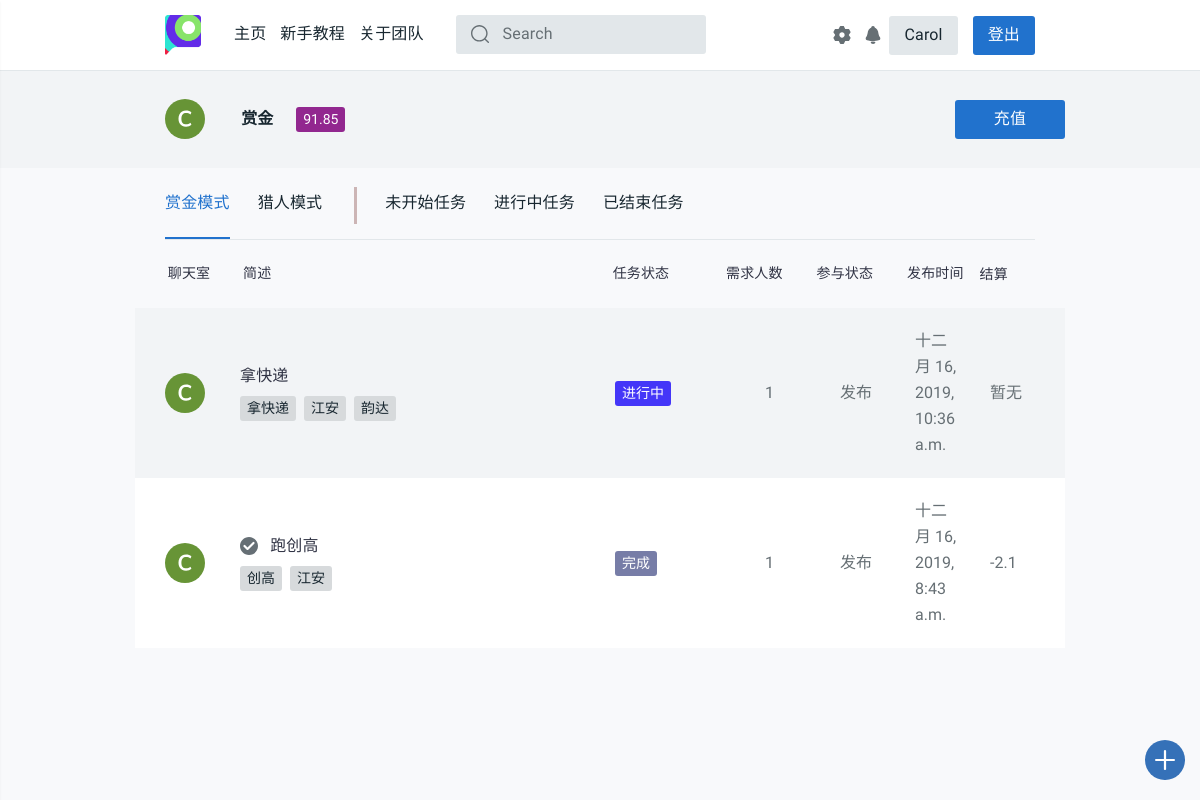
The page /profile/ (signed in) on the database as committed earlier.
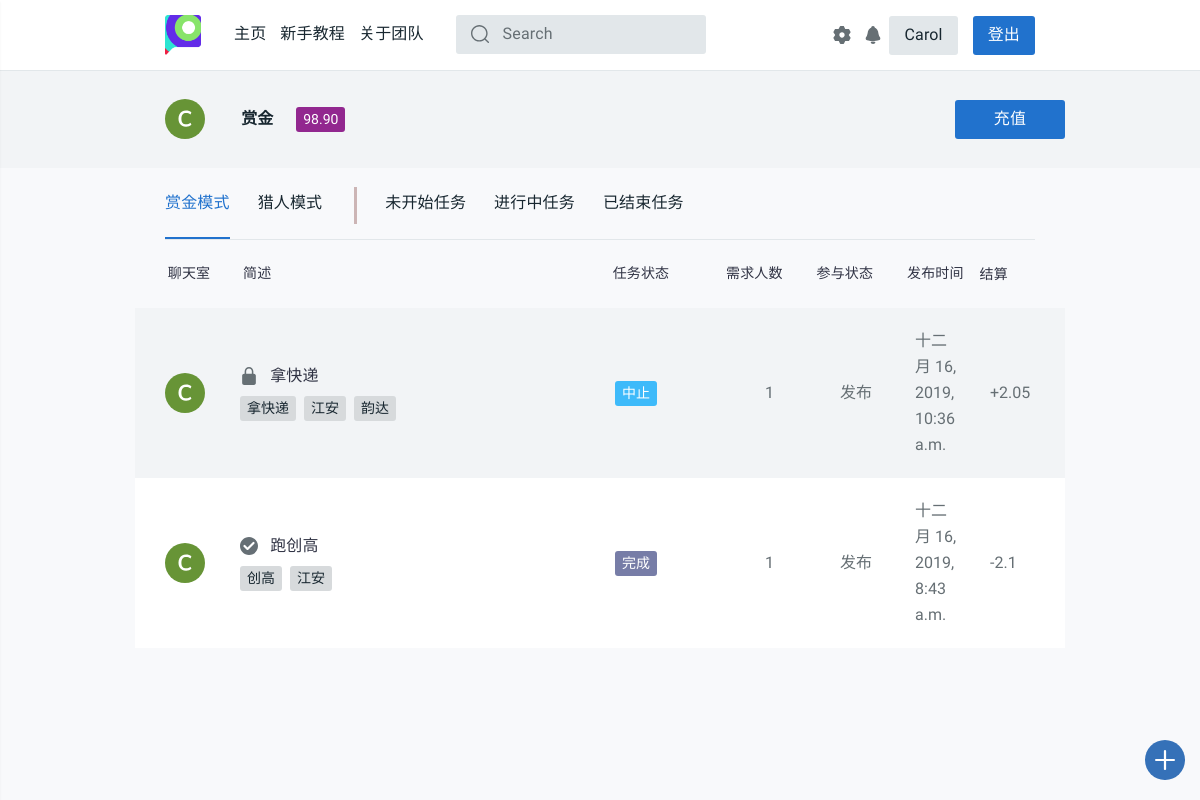
The same page on the database as committed later.
### login/models.py (models this page shows, shortened)
class User(models.Model):
    name = models.CharField(max_length=128, unique=True)
    password = models.CharField(max_length=256)
    stu_id = models.CharField(max_length=13, unique=True)
    phone = models.CharField(max_length=11, unique=True, default='None')
    dept = models.CharField(max_length=50, default='None')
    money = models.DecimalField(max_digits=5, decimal_places=2, default=0.00)
    c_time = models.DateTimeField(auto_now_add=True)
    has_confirmed = models.BooleanField(default=False)
    send_state = models.IntegerField(default=1)
    updated_time = models.DateTimeField(null=True, blank=True)
    class Meta:
        ordering = ['c_time']
        verbose_name = '用户'
        verbose_name_plural = '用户'

### task_platform/models.py (models this page shows, shortened)
class Task(models.Model):
    state = (('未开始', 'waitting'), ('进行中', 'processing'), ('中止', 'abort'),
             ('撤销', 'revoke'), ('超时', 'timeout'), ('完成', 'completed'))
    publisher = models.CharField(max_length=128)
    pub_time = models.DateTimeField(auto_now_add=True)
    begin_time = models.DateTimeField(null=True, blank=True)
    end_time = models.DateTimeField(null=True, blank=True)
    people_needed = models.IntegerField(default=1)
    people_now = models.IntegerField(default=0)
    expected_time_consuming = models.DecimalField(
        max_digits=12, decimal_places=1, default=0.0)
    task_description = models.CharField(max_length=50, default="None")
    task_detail = RichTextUploadingField(default='None')
    task_state = models.CharField(max_length=32, choices=state, default='未开始')
    task_class = models.CharField(max_length=48, default='赏金模式')
    class Meta:
        ordering = ['pub_time']
        verbose_name = '任务'
        verbose_name_plural = '任务'

### task_platform/views.py (the view, shortened to what this page needs)
# urls.py: path('profile/', views.profile, name='profile'),
def profile(request):
    username = request.session.get('user_name', None)
    if not username:
        return redirect('/login/')
    notice_room = '/chatroom/{}'.format(get_notice_room_id(username))
    notice_num = chatinfo_num(username)
    user = User.objects.get(name=username)
    student_id = user.stu_id
    phone = user.phone
    dept = user.dept
    if user.dept == 'None':
        dept = '暂无信息'
    money = user.money
    task_list_list = []
    if username:
        user = User.objects.get(name=username)
        student_id = user.stu_id
        phone = user.phone
        dept = user.dept
        if user.dept == 'None':
            dept = '暂无信息'
    stcolor_finder = {
        '未开始': '9', '进行中': '2',
        '中止': '3', '撤销': '3',
        '超时': '6', '完成': '4',
        '赏金模式': '5', '猎人模式': '7'
    }
    rec_task_id_list = Task_receive.objects.filter(username=username).values_list('task_id')
    latest_task_list = Task.objects.filter(
        Q(publisher=username) | Q(id__in=rec_task_id_list)
    ).order_by('-pub_time')
    tab_class = [
        ("task_class='赏金模式'", "_task.task_state"),
        ("task_class='猎人模式'", "_task.task_state"),
        ("task_state='未开始'", "_task.task_class"),
        ("task_state='进行中'", "_task.task_class"),
        ("Q(task_state='撤销')|Q(task_state='中止')|Q(task_state='超时')|Q(task_state='完成')",
        "_task.task_class")
    ]
    def calc_settlement(task, username):
        _settlement = '暂无'
        rec_task_list = Task_receive.objects.filter(task_id=task.id)
        if task.publisher == username:
            if task.task_class == '赏金模式':
                tot_money = 0
                for rec in rec_task_list:
                    if rec.is_abort:
                        tot_money -= float(rec.done_money) * (2 + settings.PERCENTAGE)
                    else:
                        tot_money += float(rec.done_money) * (1 + settings.PERCENTAGE)
                if task.task_state == '完成':
                    _settlement = -tot_money
                elif task.task_state in ['中止', '超时']:
                    _settlement = -tot_money
                elif task.task_state == '撤销':
                    _settlement = -settings.DEPOSIT
                    for rec in rec_task_list:
                        if not rec.is_abort:
                            tot_money -= float(rec.done_money) * (1 + settings.PERCENTAGE)
                    _settlement -= tot_money
            else:
                if task.task_state == '完成':
                    _settlement = -float(rec_task_list.first().done_money) * (1 - settings.PERCENTAGE)
                elif task.task_state in ['中止', '超时']:
                    _settlement = -settings.DEPOSIT
        if type(_settlement) == str:
            return _settlement
        if _settlement >= 0:
            return '+{}'.format(_settlement)
        else:
            return str(_settlement)
    for idx in range(5):
        tag_list = []
        for _task in eval('latest_task_list.filter({})'.format(tab_class[idx][0])):
            _color = 'tt-color0{} tt-badge'.format(stcolor_finder[eval(tab_class[idx][1])])
            _settlement = calc_settlement(_task, username)
            _room_id = get_room_id(_task)
            tag_list.append(
                (_task, _color, _settlement, _room_id,
                Task_tags.objects.filter(task_id=_task.id).order_by('sig_tag'))
            )
        task_list_list.append(tag_list)
    tag_list_1, tag_list_2, tag_list_3, tag_list_4, tag_list_5 = (
        task_list_list[0], task_list_list[1], task_list_list[2],
        task_list_list[3], task_list_list[4]
    )
    if request.method == 'POST' and 'settings' in request.POST:
        self_settings(request)
    return render(request, 'task_platform/profile.html', locals())

### task_platform/models.py (called while the page is built)
    def __str__(self):
        return self.sig_tag

### task_platform/views.py (called while the page is built)
@csrf_exempt
def get_room_id(task):
    md5 = hashlib.md5()
    md5.update('{}{}'.format(task.id, task.publisher).encode())
    return md5.hexdigest()

@csrf_exempt
def get_notice_room_id(username):
    md5 = hashlib.md5()
    md5.update(username.encode())
    return md5.hexdigest()

def chatinfo_num(username):
    withs = Withdraw.objects.filter(username=username, state='完成', noticed=False)
    for each_with in withs:
        send_notice(username, '恭喜您，您于{}发起的提现{}元的请求已经接受，请查看您支付宝余额，如果有问题请联系platform_office@163.com。'.format(each_with.start_time.strftime('%Y-%m-%d %M:%H:%S'), each_with.money))
        each_with.noticed = True
        each_with.save()
    chatnum = ChatVision.objects.filter(username=username, has_seen=False).count()
    return chatnum

### task_platform/templates/task_platform/profile.html (shortened to what the changed rows need)
{% extends 'task_platform/base.html'%}
{% load staticfiles %}
{% block content %}
<head>
  <link rel="stylesheet" href="{% static 'css/style.css' %}">
  <link href="{% static 'css/profile.css' %}" rel="stylesheet">
</head>
<main id="tt-pageContent" class="tt-offset-small">
  <div class="tt-wrapper-section">
    <div class="container">
      <div class="tt-user-header">
        <div class="tt-col-title">
          <ul class="tt-list-badge">
            <li><a href="#"><span class="tt-color14 tt-badge">{{ money }}</span></a></li>
          </ul>
        </div>
      </div>
    </div>
  </div>
  <div class="container">
    <div class="tt-tab-wrapper">
      <div class="tab-content">
        <div class="tab-pane tt-indent-none show active" id="tt-tab-01" role="tabpanel">
          <div class="tt-topic-list">
            {% if tag_list_1 %}
            {% for task, color, settlement, room_id, tags in tag_list_1 %}
              <div class="tt-item">
                <div class="tt-col-avatar">
                  <a href="/chatroom/{{ room_id }}">
                  <svg class="tt-icon">
                    <use xlink:href="#icon-ava-c"></use>
                  </svg>
                  </a>
                </div>
                <div class="tt-col-description">
                  <h6 class="tt-title"><a href="{% url 'detail' task.id %}">
                      {% if task.task_state == "完成" %}
                        <svg class="tt-icon">
                          <use xlink:href="#icon-verified"></use>
                        </svg>
                      {% elif task.task_state == "中止" or task.task_state == "撤销" or task.task_state == "超时" %}
                        <svg class="tt-icon">
                          <use xlink:href="#icon-locked"></use>
                        </svg>
                      {% endif %}
                      {{ task.task_description }}
                    </a></h6>
                  <div class="row align-items-center no-gutters">
                    <div class="col-11">
                      <ul class="tt-list-badge">
                        {% for tag in tags %}
                        <li><a><span class="tt-badge">{{ tag }}</span></a></li>
                        {% endfor%}
                      </ul>
                    </div>
                  </div>
                </div>
                <div class="tt-col-category"><span class="{{ color }}">{{ task.task_state }}</span></div>
                <div class="tt-col-value hide-mobile">{{ task.people_needed }}</div>
                <div class="tt-col-value   hide-mobile">
                  {% if task.publisher == username %}
                  发布
                  {% else %}
                  接收
                  {% endif %}
                </div>
                <div class="tt-col-value hide-mobile">{{ task.pub_time }}</div>
                <div class="tt-col-value hide-mobile">{{ settlement }}</div>
              </div>
            {% endfor %}
            {% else %}
            <p>暂无任务</p>
            {% endif %}
          </div>
        </div>
      </div>
    </div>
  </div>
</main>
{% endblock %}

Rows that differ between the two databases and show on the page:
changed User: money "91.85" → "98.90"
changed Task "拿快递": task_state "进行中" → "中止"; settlement "暂无" → "+2.05"
